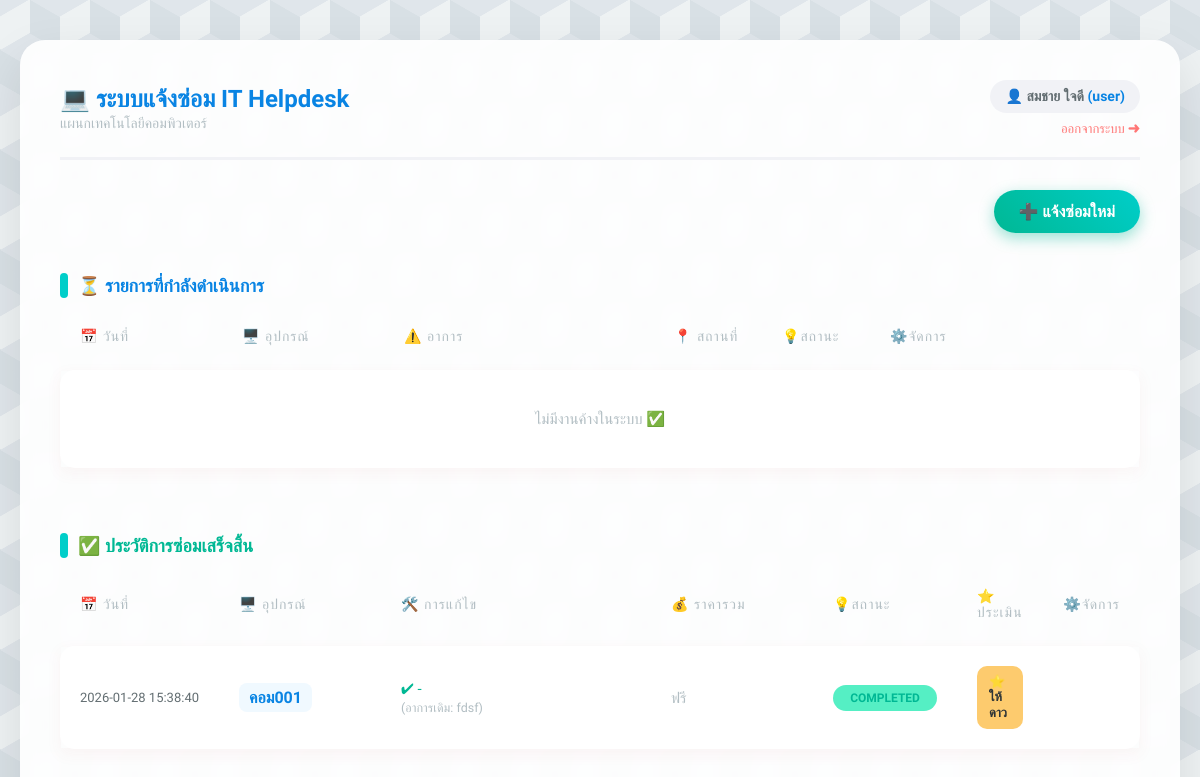
Before: /dashboard (signed in) with the older database file.
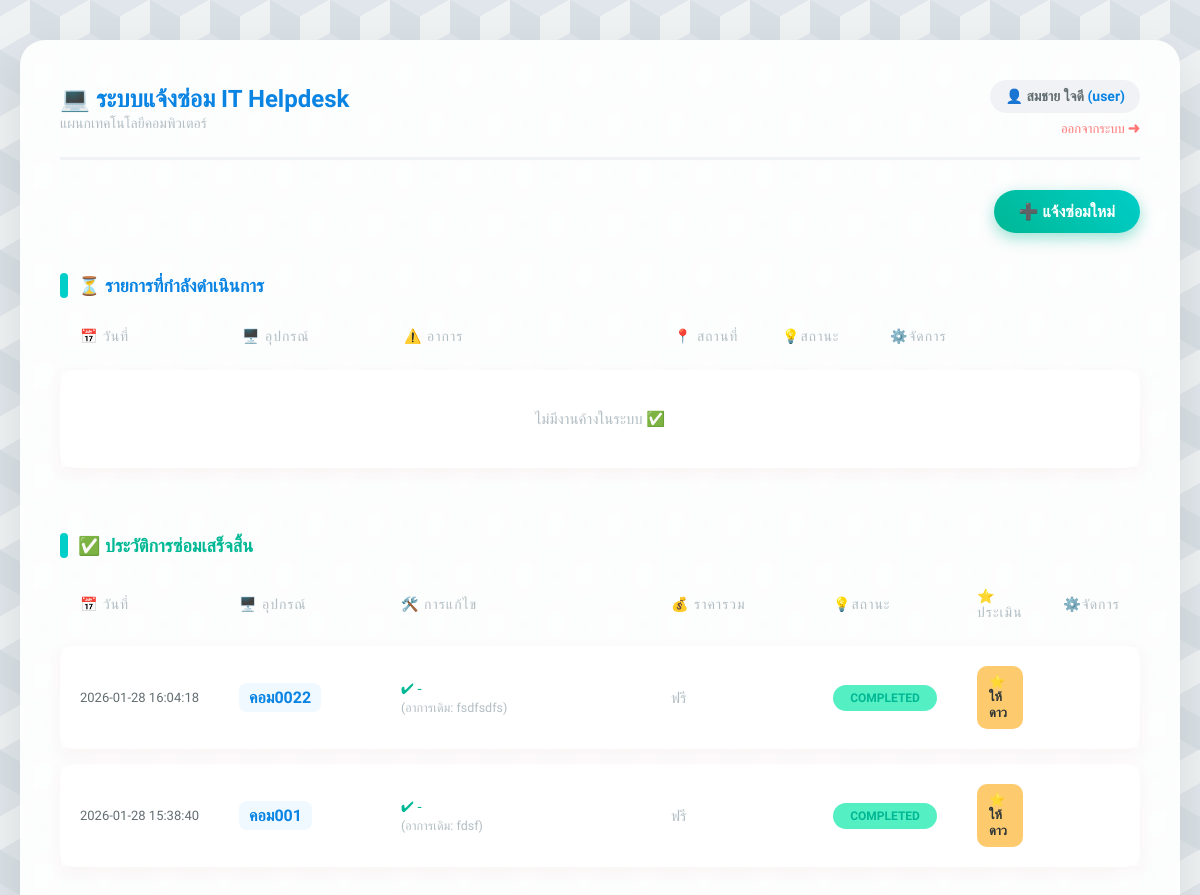
After: the same page with the newer database file.
### tables this page shows
CREATE TABLE repairs (
    repair_id INTEGER PRIMARY KEY AUTOINCREMENT,
    user_id INTEGER NOT NULL,
    device_name TEXT NOT NULL,
    problem_detail TEXT NOT NULL,
    location TEXT NOT NULL,
    status TEXT DEFAULT 'Pending',
    report_date TIMESTAMP DEFAULT CURRENT_TIMESTAMP,
    technician_note TEXT,
    spare_parts TEXT,
    cost INTEGER DEFAULT 0,
    FOREIGN KEY (user_id) REFERENCES users (user_id)
);

### app.py (the view)
@app.route('/dashboard')
def dashboard():
    if 'user_id' not in session:
        return redirect(url_for('login'))
    conn = get_db_connection()
    if session['role'] == 'admin':
        all_repairs = conn.execute('''
            SELECT r.*, u.fullname, e.rating, e.comment
            FROM repairs r
            JOIN users u ON r.user_id = u.user_id
            LEFT JOIN evaluations e ON r.repair_id = e.repair_id
            ORDER BY r.report_date DESC
        ''').fetchall()
    else:
        all_repairs = conn.execute('''
            SELECT r.*, e.rating, e.comment
            FROM repairs r
            LEFT JOIN evaluations e ON r.repair_id = e.repair_id
            WHERE r.user_id = ?
            ORDER BY r.report_date DESC
        ''', (session['user_id'],)).fetchall()
    conn.close()
    active_repairs = []
    completed_repairs = []
    for repair in all_repairs:
        if repair['status'] == 'Completed':
            completed_repairs.append(repair)
        else:
            active_repairs.append(repair)
    return render_template('homepage.html',
                           name=session['fullname'],
                           role=session['role'],
                           active_repairs=active_repairs,
                           completed_repairs=completed_repairs)

### app.py (called while the page is built)
def get_db_connection():
    conn = sqlite3.connect('maintenance.db')
    conn.row_factory = sqlite3.Row
    return conn

### templates/homepage.html (shortened to what the changed rows need)
<!DOCTYPE html>
<html lang="th">
<head>
    <link rel="stylesheet" href="{{ url_for('static', filename='style.css') }}">
</head>
<body>
<div class="container">
    <header>
        <div>
            <h1>💻 ระบบแจ้งซ่อม IT Helpdesk</h1>
        </div>
    </header>
    <h2>⏳ รายการที่กำลังดำเนินการ</h2>
    <table>
        <thead>
            <tr>
                <th width="15%">📅 วันที่</th>
                <th width="15%">🖥️ อุปกรณ์</th>
                <th width="25%">⚠️ อาการ</th>
                <th width="10%">📍 สถานที่</th>
                <th width="10%">💡สถานะ</th>
                <th>⚙️จัดการ</th>
            </tr>
        </thead>
    </table>
    <h2 style="color: #00b894; margin-top: 50px;">✅ ประวัติการซ่อมเสร็จสิ้น</h2>
    <table>
        <thead>
            <tr>
                <th width="12%">📅 วันที่</th>
                <th width="15%">🖥️ อุปกรณ์</th>
                <th width="25%">🛠️ การแก้ไข</th>
                <th width="15%">💰 ราคารวม</th>
                <th width="10%">💡สถานะ</th>
                <th>⭐ ประเมิน</th>
                <th>⚙️จัดการ</th>
            </tr>
        </thead>
        <tbody>
            {% for repair in completed_repairs %}
            <tr>
                <td class="col-date">{{ repair['report_date'] }}</td>
                <td><span class="col-device">{{ repair['device_name'] }}</span></td>
                <td>
                    <div style="font-weight: 500; color: #00b894;">✔ {{ repair['technician_note'] or '-' }}</div>
                    <small style="color: #b2bec3;">(อาการเดิม: {{ repair['problem_detail'] }})</small>
                </td>
                <td>
                    {% if repair['cost'] and repair['cost'] > 0 %}
                        <div class="cost-display">฿{{ "{:,.0f}".format(repair['cost']) }}</div>
                        {% if repair['spare_parts'] %}
                            <div style="font-size: 11px; color: #b2bec3; margin-top: 4px;">{{ repair['spare_parts'] }}</div>
                        {% endif %}
                    {% else %}
                        <span style="color: #b2bec3;">ฟรี</span>
                    {% endif %}
                </td>
                <td><span class="badge status-Completed">Completed</span></td>
                <td>
                    {% if repair['rating'] %}
                        <div style="color: #fdcb6e; letter-spacing: 2px;">{{ '★' * repair['rating'] }}</div>
                    {% else %}
                        {% if role == 'user' %}
                            <a href="{{ url_for('evaluate', repair_id=repair['repair_id']) }}" class="btn btn-rate">⭐ ให้ดาว</a>
                        {% else %}
                            <span style="color: #b2bec3; font-size: 12px;">⌛รอประเมิน</span>
                        {% endif %}
                    {% endif %}
                </td>
                <td>
                </td>
            </tr>
            {% else %}
            <tr><td colspan="7" style="text-align: center; color: #b2bec3; padding: 40px;">ยังไม่มีประวัติการซ่อม</td></tr>
            {% endfor %}
        </tbody>
    </table>
</div>
</body>
</html>

Changed rows visible on the page:
added repairs: report_date "2026-01-28 16:04:18", device_name "คอม0022", technician_note "-", problem_detail "fsdfsdfs", cost "ฟรี"
